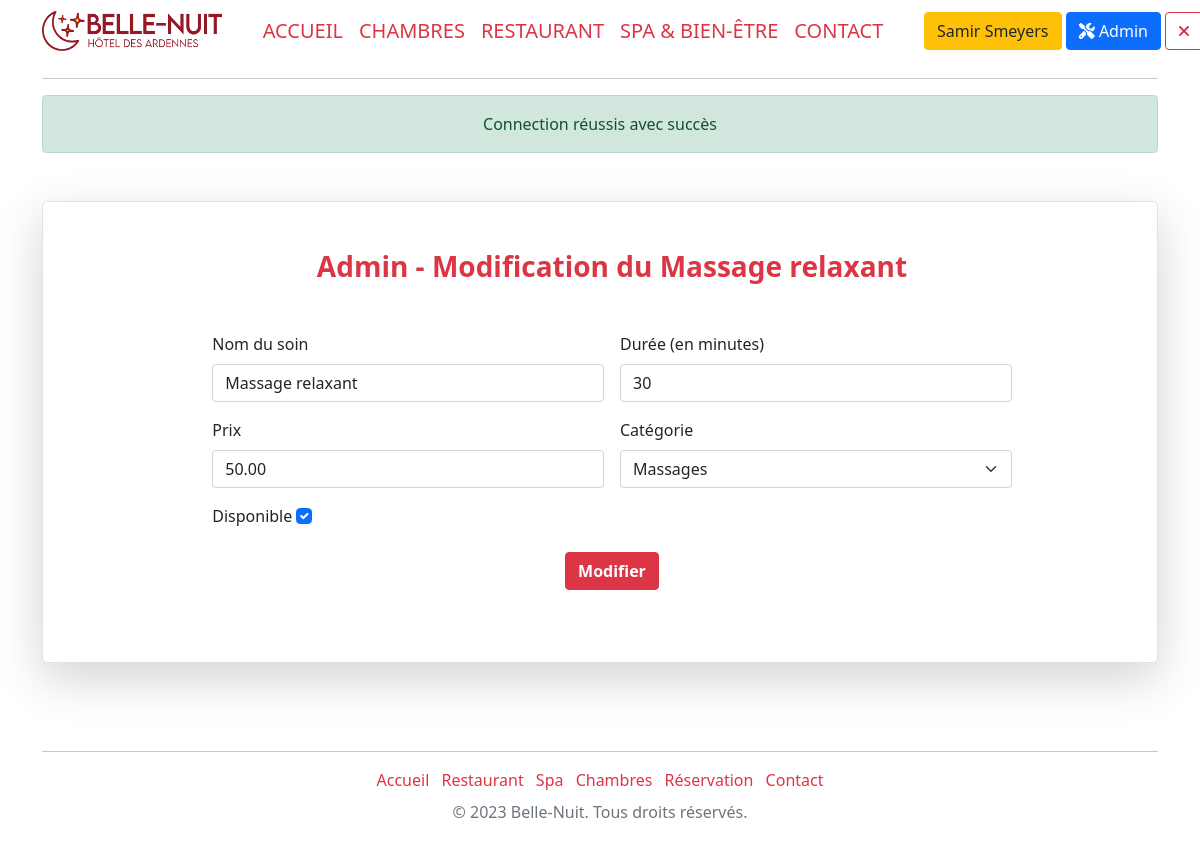
The page /adminEditSpa&id=1 (signed in) on the database its author committed.
### tables this page shows
CREATE TABLE `spa` (
  `spa_id` int(11) NOT NULL,
  `id_spacategory` int(11) NOT NULL,
  `spa_title` varchar(255) DEFAULT NULL,
  `spa_time` int(11) DEFAULT NULL,
  `spa_price` decimal(10,2) DEFAULT NULL,
  `spa_active` tinyint(1) NOT NULL
);

CREATE TABLE `category_spa` (
  `spacategory_id` int(11) NOT NULL,
  `spacategory_name` varchar(250) NOT NULL
);

### config/Securite.class.php (called while the page is built, shortened)
<?php
class Securite {
    public static function secureHTML($string){
        return htmlentities($string);
    }
}

### models/Model.class.php (called while the page is built, shortened)
<?php
abstract class Model{
    private static $pdo;
    private static function setBdd(){
        self::$pdo = new PDO("mysql:host=localhost;dbname=hotel;charset=utf8", "root", "");
        self::$pdo->setAttribute(PDO::ATTR_ERRMODE, PDO::ERRMODE_WARNING);
    }
    protected function getBdd(){
        return self::$pdo;
    }
}

### models/FrontManager.model.php (called while the page is built, shortened)
<?php
require_once("Model.class.php");
class FrontManager extends Model
{
    public function getCategorySpa(){
        $stmt = $this->getBdd()->prepare('SELECT * FROM category_spa');
        $stmt->execute();
        $categorySpaList = $stmt->fetchAll(PDO::FETCH_ASSOC);
        return $categorySpaList;
    }
    public function getSpaById($idSpa) {
        $stmt = $this->getBdd()->prepare('SELECT s.spa_id, s.spa_title, s.spa_time, s.spa_price, s.spa_active, s.id_spacategory, c.spacategory_name
                                      FROM spa s
                                      INNER JOIN category_spa c ON s.id_spacategory = c.spacategory_id
                                      WHERE s.spa_id = :idSpa
                                      ORDER BY s.spa_id');
        $stmt->bindParam(':idSpa', $idSpa, PDO::PARAM_INT);
        $stmt->execute();
        $getSpas = $stmt->fetch(PDO::FETCH_ASSOC);
        return $getSpas;
    }
}

### views/main/back/adminEditSpa.view.php (the view)
<div class="container my-5">
    <div class="row p-4 pb-0 pe-lg-0 pt-lg-5 align-items-center rounded-3 border shadow-lg">
        <div class="text-start ">
            <main class="w-75 mx-auto pb-5" style="max-width: 80%;">
                <form method="post">
                    <h1 class="h3 mb-5 fw-normal text-center text-danger fw-bolder">Admin - Modification du <?= $spa['spa_title'] ?></h1>
                    <div class="row g-3">
                        <div class="col-sm-6">
                            <label for="name" class="form-label">Nom du soin</label>
                            <input type="text" class="form-control" id="name" value="<?= $spa['spa_title'] ?>" name="name" required>
                        </div>
                        <div class="col-sm-6">
                            <label for="time" class="form-label">Durée (en minutes)</label>
                            <input type="number" class="form-control" id="time" value="<?= $spa['spa_time'] ?>" name="time" required>
                        </div>
                        <div class="col-sm-6">
                            <label for="price" class="form-label">Prix</label>
                            <input type="number" class="form-control" name="price" id="price" value="<?= $spa['spa_price']?>" step="0.01" min="1.00"/>
                        </div>
                        <div class="col-sm-6">
                            <label for="category" class="form-label">Catégorie</label>
                            <select class="form-select" id="category" name="category" required>
                                <?php
                                foreach ($spaCategories as $spaCategory) {
                                    echo '<option value="' . $spaCategory['spacategory_id'] . '"' . (($spa['id_spacategory'] == $spaCategory['spacategory_id']) ? 'selected'  : '') . '>' . $spaCategory['spacategory_name'] . '</option>';
                                }
                                ?>
                            </select>
                        </div>
                        <div class="col-sm-6">
                                <label for="active" class="form-label">Disponible</label>
                                <input class="form-check-input " type="checkbox" value="1" id="active" name="active" <?php echo ($spa['spa_active'] == 1) ? 'checked' : '' ?>>
                        </div>
                    </div>
                    <div class="text-center">
                        <button class="mt-3 btn btn-danger mx-auto mb-4 fw-bolder text-center" style="max-width: 80%" type="submit" name="btnEditSpa">Modifier</button>
                    </div>
                </form>
            </main>
        </div>
    </div>
</div>

### rows shown on the page
spa: spa_title "Massage relaxant", name "Massage relaxant", time "30", price "50.00", category "Massages", spa_active "☑"

### other values the page prints
$_SESSION["surname"] "Samir"
$_SESSION["name"] "Smeyers"
$_SESSION['alert']['message'] "Connection réussis avec succès"
